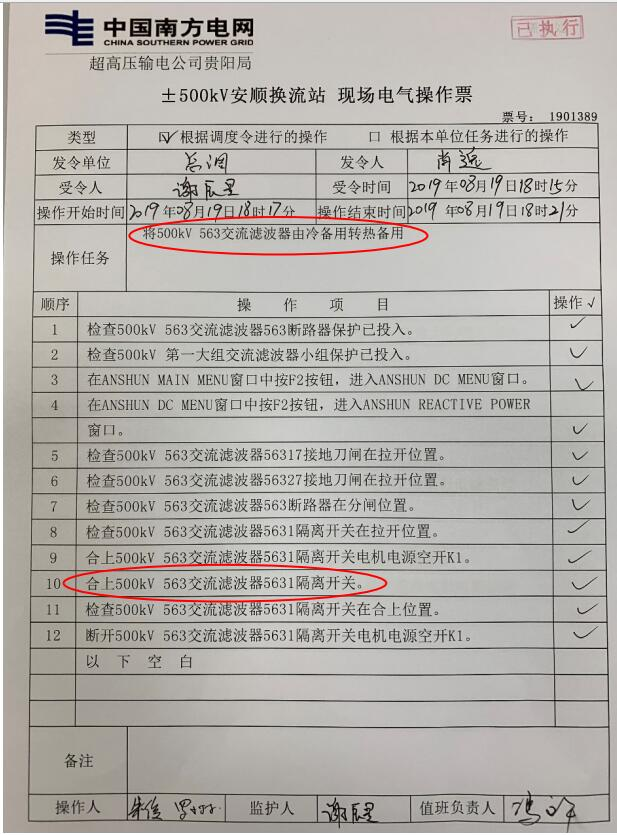
#> input picture antiMissing/operationTicketImages/table_1.jpg, 617 x 835 px, found by its file name; its folder holds only this picture in this run
$ python antiMissimgMain.py
#> lines starting #> are read from the running program, lines starting #| are printed output that depends on the picture
### antiMissing/OperationTicket.py
# -*- coding: utf-8 -*-#
# Author:       weiz
# Date:         2019/11/26 10:53
# Name:         OperationTicket
# Description:  操作票类

import cv2
import numpy as np
import math
import sys

class OperationTicket(object):
    def line_detect(self, image, model=None):
        """
        检测图片中的线
        :param image:
        :param model:
        :return:
        """
        if model != "v":
            model = "horizontal"
        gray = cv2.cvtColor(image, cv2.COLOR_BGR2GRAY)
        edges = cv2.Canny(gray, 50, 150, apertureSize=3)  # apertureSize是sobel算子大小，只能为1,3,5,7
        # 函数将通过步长为1的半径和步长为π/180的角来搜索所有可能的直线
        lines = cv2.HoughLinesP(edges, 1, np.pi / 180, 100, minLineLength=50, maxLineGap=10)
        longest_l = [0, 0, 0, 0]  # 存储水平最长的线
        # 筛选水平或者竖直方向最长的线
        for line in lines:
            x1, y1, x2, y2 = line[0]
            if model == "horizontal":
                if abs(x2 - x1) > abs(longest_l[2] - longest_l[0]):
                    longest_l = [x1, y1, x2, y2]
            else:
                if abs(y2 - y1) > abs(longest_l[3] - longest_l[1]):
                    longest_l = [x1, y1, x2, y2]
            # cv2.line(image, (x1, y1), (x2, y2), (0, 0, 255), 2)
        # cv2.line(image, (longest_l[0], longest_l[1]), (longest_l[2], longest_l[3]), (0, 255, 0), 3)
        # cv2.imshow("line_detect_result", image)
        return longest_l

    def rotate_image(self, img, line=None, degree=None):
        """
        根据line旋转图片
        :param img:
        :param line:
        :param angle:
        :return:
        """
        k = (line[3] - line[1]) / (line[2] - line[0])
        degree = math.atan(k) * 180 / math.pi

        height, width = img.shape[:2]
        # 旋转后图片的宽高
        heightNew = int(
            width * math.fabs(math.sin(math.radians(degree))) + height * math.fabs(math.cos(math.radians(degree))))
        widthNew = int(
            height * math.fabs(math.sin(math.radians(degree))) + width * math.fabs(math.cos(math.radians(degree))))
        # 旋转矩阵
        matRotation = cv2.getRotationMatrix2D((width // 2, height // 2), degree, 1)

        # 加入平移操作,避免将图片旋转到图片区域外
        matRotation[0, 2] += (widthNew - width) // 2
        matRotation[1, 2] += (heightNew - height) // 2

        rotated_img = cv2.warpAffine(img, matRotation, (widthNew, heightNew), borderValue=(0, 0, 0))

        return rotated_img, matRotation

    def segment_image(self, img, hori_line, vert_line, mat_rot):

        # 得到变换后的像素位置
        hori_point1 = np.dot(mat_rot, np.array([[hori_line[0]], [hori_line[1]], [1]]))
        hori_point2 = np.dot(mat_rot, np.array([[hori_line[2]], [hori_line[3]], [1]]))
        vert_point1 = np.dot(mat_rot, np.array([[vert_line[0]], [vert_line[1]], [1]]))
        vert_point2 = np.dot(mat_rot, np.array([[vert_line[2]], [vert_line[3]], [1]]))
        # [6 lines of commented-out code are left out]
        x_loc = [int(hori_point1[0]), int(hori_point2[0]), int(vert_point1[0]), int(vert_point2[0])]
        y_loc = [int(hori_point1[1]), int(hori_point2[1]), int(vert_point1[1]), int(vert_point2[1])]
        x_loc.sort()
        y_loc.sort()
        # [4 lines of commented-out code are left out]
        seg = img[y_loc[0]:y_loc[-1], (x_loc[0] + 4):x_loc[-1]]  # 加4个像素是为了去掉线的宽度

        return seg

    # [11 lines left out: function save_image, not called in this run]

    def BinarizedImage(self, img, thr=None, isReversal=None):
        """
        预处理图片
        :param img: 待预处理的图片
        :param thr: 二值化阈值
        :param isReversal: 是否翻转
        :return:
        """
        if isReversal == None:
            isReversal = True
        if thr == None:
            thr = 110
        if len(img.shape) == 3:
            gray = cv2.cvtColor(img, cv2.COLOR_BGR2GRAY)
        _, thr_img = cv2.threshold(gray, thr, 255, cv2.THRESH_BINARY)
        if isReversal:
            rever_gray = 255 - thr_img
            return rever_gray
        else:
            return thr_img

    def recoTableH(self, img, length=None, color_img=None):
        """
        检测白底黑表格的水平线
        :param img:
        :param length:
        :param color_img: 测试用的参数
        :return:
        """
        if len(img.shape) == 3:
            print("Only accept single channel images！")
            sys.exit()
        if length == None:
            length = 5
        h, w = img.shape
        kernel_h = cv2.getStructuringElement(cv2.MORPH_RECT, (1, length))
        erosion = cv2.erode(img, kernel_h, iterations=1)
        kernel_rect = cv2.getStructuringElement(cv2.MORPH_RECT, (4, 4))
        dilation = cv2.dilate(erosion, kernel_rect, iterations=1)
        # cv2.imshow("dilation", dilation)

        edges = cv2.Canny(dilation, 50, 150, apertureSize=3)
        # cv2.imshow("edges", edges)
        lines = cv2.HoughLinesP(edges, 1, np.pi / 180, 100, minLineLength=100, maxLineGap=30)
        if np.all(lines == None):
            print("Horizontal line detection is zero!")
            return []

        # 表格的左上和右下坐标
        top = 10000
        left = 10000
        right = 0
        buttom = 0
        h_lines = []
        for line in lines:
            x1, y1, x2, y2 = line[0]
            if (x2 - x1) != 0:
                k = (y2 - y1) / (x2 - x1)
                if -0.01 < k < 0.01:  # 过滤非水平线
                    if (abs(x2 - x1) / w) < 0.95:  # 过滤长度大于表格的线
                        h_lines.append([x1, y1, x2, y2])
                        top = min([y1, y2, top])
                        left = min([x1, x2, left])
                        right = max([x1, x2, right])
                        buttom = max([y1, y2, buttom])

        table_h_line = []
        table_h_line.append([left, top, right, top])
        h_lines = np.array(h_lines)
        h_lines = h_lines[np.lexsort(h_lines[:, ::-2].T)]  # 按第二列排序
        for [x1, y1, x2, y2] in h_lines:
            table_x1, table_y1, table_x2, table_y2 = table_h_line[-1]
            if y1 - table_y1 > 5:
                table_h_line.append([left, (y1 + 2), right, (y1 + 2)])

        # 测试使用代码
        # if color_img != None:
        #     for [x1, y1, x2, y2] in table_h_line:
        #         cv2.line(color_img, (x1, y1), (x2, y2), (0, 255, 0), 1)
        # print(len(table_h_line))
        # cv2.line(color_img, (left, top), (right, top), (0, 255, 0), 2)        # 表格的上水平线
        # cv2.line(color_img, (left, buttom), (right, buttom), (0, 255, 0), 2)  # 表格的下水平线
        # cv2.line(color_img, (left, top), (left, buttom), (0, 255, 0), 2)      # 表格的左竖直线
        # cv2.line(color_img, (right, top), (right, buttom), (0, 255, 0), 2)    # 表格的右竖直线
        # cv2.imshow("erosion", color_img)
        # cv2.waitKey(0)
        return table_h_line

    def recoTableV(self, img, table_h_lines, length=None, color_img=None):
        """
        检测白底黑表格的竖直线
        :param img:
        :param table_h_lines:
        :param length:
        :param color_img: 测试用的参数
        :return:
        """
        if len(img.shape) == 3:
            print("Only accept single channel images！")
            sys.exit()
        if length == None:
            length = 5
        h, w = img.shape
        # cv2.imshow("img", img)
        kernel_h = cv2.getStructuringElement(cv2.MORPH_RECT, (length, 1))
        erosion = cv2.erode(img, kernel_h, iterations=1)
        # cv2.imshow("erosion", erosion)
        kernel_rect = cv2.getStructuringElement(cv2.MORPH_RECT, (4, 4))
        dilation = cv2.dilate(erosion, kernel_rect, iterations=1)
        # cv2.imshow("dilation", dilation)

        edges = cv2.Canny(dilation, 50, 150, apertureSize=3)
        # cv2.imshow("edges", edges)
        lines = cv2.HoughLinesP(edges, 1, np.pi / 180, 100, minLineLength=30, maxLineGap=10)
        if np.all(lines == None):
            print("Vertical line detection is zero!")
            return []

        # 表格的左上和右下坐标
        top = table_h_lines[0][1]
        left = table_h_lines[0][0]
        right = table_h_lines[-1][2]
        buttom = table_h_lines[-1][3]
        # print([left, top, right, buttom])
        v_lines = []
        for line in lines:
            x1, y1, x2, y2 = line[0]
            if abs(x2 - x1) < 2:  # 过滤非竖直的线
                if (abs(y2 - y1) / h) < 0.95 and (left < x1 < right):  # 过滤长度大于表格的线且不是A4纸的边缘
                    v_lines.append([x1, y1, x2, y2])

        table_v_line = []
        table_v_line.append([left, top, left, buttom])
        v_lines = np.array(v_lines)
        v_lines = v_lines[np.lexsort(v_lines[:, ::-1].T)]  # 按第1列排序
        # print(v_lines)
        for [x1, y1, x2, y2] in v_lines:
            table_x1, table_y1, table_x2, table_y2 = table_v_line[-1]
            if x1 - table_x1 > 5:
                table_v_line.append([x1, y1, x2, y2])

        table_v_line.append([right, top, right, buttom])

        return table_v_line

    # [103 lines left out: functions isTick_rp, isTick, not called in this run]


# [26 lines that do not run on import are left out]

### antiMissing/antiMissimgMain.py
# -*- coding: utf-8 -*-#
# Author:       weiz
# Date:         2019/11/26 10:22
# Name:         main
# Description:
import os
import cv2
from antiMissing import OperationTicket
import copy
import numpy as np
import sys

operationTicketImagesPath = "./antiMissing/operationTicketImages"              # "./operationTicketImages"
tickTemplatePath = "./antiMissing/tickTemplate"                                # "./tickTemplate"
saveImagePath = "./antiMissing/processedImages/seg_image.jpg"                  # "./processedImages/seg_image.jpg"
top = 6           # 第top水平线开始
bottom = 23       # 第bottom水平线结束


def getFileName(path=None):
    """
    获得某路径下文件名
    :param path:
    :return:
    """
    if path == None:
        path = operationTicketImagesPath
    fileName = os.listdir(path)
    for i, val in enumerate(fileName):
        fileName[i] = path + '/' + val
    # print(fileName)
    return fileName

# [13 lines left out: function showLine, not called in this run]

def read_template(t_templatePath=None):
    """
    读取模板图片
    :return:
    """
    if t_templatePath == None:
        t_templatePath = tickTemplatePath
    name_list = os.listdir(t_templatePath)
    tmp_img_l = []
    for name in name_list:
        path = t_templatePath + '/' + name
        img = cv2.imread(path)
        tmp_img_l.append(img)
    return tmp_img_l

def getROI(h_line, v_line, top, bottom, img=None):
    """
    得到有勾的潜在区域。线的格式是[[x1,y1,x2,y2]]
    :param h_line:
    :param v_line:
    :param top:
    :param buttom:
    :param img: 调试参数
    :return:
    """
    def takeSecond(elem):
        return elem[1]
    h_line.sort(key=takeSecond)  # 对水平线的第二个元素进行排序
    def takeFrist(elem):
        return elem[0]
    v_line.sort(key=takeFrist)   # 对竖直线的第一个元素进行排序

    if len(h_line) > bottom:     # 得到打钩的潜在水平区域
        h_tick = h_line[top:bottom]
    else:
        h_tick = h_line[top:]

    if np.all(img) is not None:
        showLine(h_tick, img)

    rightLine_x = h_tick[0][2]
    secodary = 0
    for line in v_line:
        if 40 < (rightLine_x - line[2]) < 60:
            secodary = line[2]

    if np.all(img) is not None:
        showLine([[secodary, h_tick[0][1], secodary, h_tick[-1][3]]], img)

    rectTick = []    # 矩形框，格式是：[[左上角,右下角]]
    for i, line in enumerate(h_tick):
        if (i + 1) < len(h_tick):
            rectTick.append([secodary, line[1], rightLine_x, h_tick[i+1][1]])

    return rectTick


def getLastTickRect(ot_image, isShow=False):
    """
    得到操作票最后一个勾的区域
    :param ot_image:
    :param isShow:
    :return:
    """
    ot = OperationTicket.OperationTicket()
    # 得到水平和竖直方向最长的线
    longest_h_l = ot.line_detect(ot_image)
    longest_v_l = ot.line_detect(ot_image, model='v')

    # 得到水平方向的线与水平线的夹角，并进行旋转校正
    rotate_img, mat_rot = ot.rotate_image(ot_image, longest_h_l)
    # cv2.imshow("rotate image", rotate_img)

    # 分割出待检测的区域
    seg_image = ot.segment_image(rotate_img, longest_h_l, longest_v_l, mat_rot)

    # 检测水平线
    thr_image = ot.BinarizedImage(seg_image, 150, False)
    table_h_lines = ot.recoTableH(thr_image)
    # showLine(table_h_lines, seg_image)

    # 检测竖直线
    thr_image = ot.BinarizedImage(seg_image, 150, False)
    table_v_lines = ot.recoTableV(thr_image, table_h_lines, color_img=seg_image)
    # showLine(table_v_lines, seg_image)

    detectROI = getROI(table_h_lines, table_v_lines, top, bottom)
    for rect in detectROI:
        cv2.rectangle(seg_image, (rect[0], rect[1]), (rect[2], rect[3]), (0, 0, 255), 2)

    # 读取模板
    tpl_img_list = read_template()
    # 检测待检测区域是否有勾
    isTickList = ot.isTick(seg_image, detectROI, tpl_img_list)


    lastTickRect = []
    for i in range(len(detectROI) - 1, -1, -1):    # 从后往前遍历
        if isTickList[i]:
            if (0 < (i-1)) and (not isTickList[i-1]):  # 考虑折行情况
                lastTickRect.append([0, detectROI[i-1][1], detectROI[i][2], detectROI[i][3]])
            else:
                lastTickRect.append([0, detectROI[i][1], detectROI[i][2], detectROI[i][3]])
            break

    # 显示结果
    if isShow:
        for ind, rect in enumerate(detectROI):
            if isTickList[ind]:
                cv2.rectangle(seg_image, (rect[0], rect[1]), (rect[2], rect[3]), color=(0, 255, 0), thickness=2)
                cv2.putText(seg_image, "Yes", (rect[0], rect[1]), cv2.FONT_HERSHEY_SIMPLEX, 0.4, (0, 255, 0), 1)
            else:
                cv2.rectangle(seg_image, (rect[0], rect[1]), (rect[2], rect[3]), color=(0, 0, 255), thickness=2)
                cv2.putText(seg_image, "No", (rect[0], rect[1]), cv2.FONT_HERSHEY_SIMPLEX, 0.4, (0, 0, 255), 1)
        cv2.imshow("rect", seg_image)
        cv2.waitKey(0)

    if isShow:
        for rect in lastTickRect:
            cv2.rectangle(seg_image, (rect[0], rect[1]), (rect[2], rect[3]), (0, 255, 255), 2)
        cv2.imshow("last tick", seg_image)
        cv2.waitKey(0)

    return lastTickRect


def getMasterCommand(ot_image, isShow=False):
    """
    得到总调命令
    :param ot_image:
    :param isShow:
    :return:
    """
    ot = OperationTicket.OperationTicket()
    # 得到水平和竖直方向最长的线
    longest_h_l = ot.line_detect(ot_image)
    longest_v_l = ot.line_detect(ot_image, model='v')

    # 得到水平方向的线与水平线的夹角，并进行旋转校正
    rotate_img, mat_rot = ot.rotate_image(ot_image, longest_h_l)
    # cv2.imshow("rotate image", rotate_img)

    # 分割出待检测的区域
    seg_image = ot.segment_image(rotate_img, longest_h_l, longest_v_l, mat_rot)

    # 检测水平线
    thr_image = ot.BinarizedImage(seg_image, 150, False)
    table_h_lines = ot.recoTableH(thr_image)
    if isShow:
        showLine(table_h_lines, seg_image)
    lineSpacing = table_h_lines[1][1] - table_h_lines[0][1]
    masterCommandRect = []
    for i in range(len(table_h_lines)):   # 根据总调命令会跨行的特性，得到总调命令的区域
        if table_h_lines[i+1][1] - table_h_lines[i][1] > (2 * lineSpacing - 10):
            masterCommandRect.append([0, table_h_lines[i][1], table_h_lines[i+1][2], table_h_lines[i+1][3]])
            break

    if isShow:
        for rect in masterCommandRect:
            cv2.rectangle(seg_image, (rect[0], rect[1]), (rect[2], rect[3]), (0, 255, 255), 2)
        cv2.imshow("master command rect", seg_image)
        cv2.waitKey(0)

    return masterCommandRect


def getDetectROI(img):
    """
    获得检测的区域，供其他模块调用
    :param img:
    :return:
    """
    try:
        img.shape
    except:
        print("Incorrect input picture!")
        sys.exit()
    ot = OperationTicket.OperationTicket()
    # 得到水平和竖直方向最长的线
    longest_h_l = ot.line_detect(img)
    longest_v_l = ot.line_detect(img, model='v')

    # 得到水平方向的线与水平线的夹角，并进行旋转校正
    rotate_img, mat_rot = ot.rotate_image(img, longest_h_l)
    # cv2.imshow("rotate image", rotate_img)

    # 分割出待检测的区域
    seg_image = ot.segment_image(rotate_img, longest_h_l, longest_v_l, mat_rot)
    # cv2.imshow("seg_image", seg_image)

    # 总调命令区域
    masterCommand = getMasterCommand(img)
    # 最后一个勾的区域
    lastTick = getLastTickRect(img)

    mask = np.zeros(seg_image.shape[0:2], dtype=np.uint8)
    mask[masterCommand[0][1]:masterCommand[0][3], masterCommand[0][0]:masterCommand[0][2]] = 255
    mask[lastTick[0][1]:lastTick[0][3], lastTick[0][0]:lastTick[0][2]] = 255
    seg_image_mask = cv2.bitwise_and(seg_image, seg_image, mask=mask)

    return seg_image_mask


if __name__ == "__main__":
    print("WorkSpace:{}".format(os.getcwd()))
    ot_filepath = getFileName()
    for path in ot_filepath:
        ot_image = cv2.imread(path)
#> ot_image is the input picture: shape (835, 617, 3); mean B, G, R 170.6, 175.2, 178.8
        try:
            ot_image.shape
        except:
            print("This is not a picture:{}".format(path))
            continue
        #cv2.imshow("ot_image", ot_image)

        # ot = OperationTicket.OperationTicket()
        # # 得到水平和竖直方向最长的线
        # longest_h_l = ot.line_detect(ot_image)
        # longest_v_l = ot.line_detect(ot_image, model='v')
        #
        # # 得到水平方向的线与水平线的夹角，并进行旋转校正
        # rotate_img, mat_rot = ot.rotate_image(ot_image, longest_h_l)
        # # cv2.imshow("rotate image", rotate_img)
        #
        # # 分割出待检测的区域
        # seg_image = ot.segment_image(rotate_img, longest_h_l, longest_v_l, mat_rot)
        # #cv2.imshow("seg_image", seg_image)
        #
        # # 总调命令区域
        # masterCommand = getMasterCommand(ot_image)
        # # 最后一个勾的区域
        # lastTick = getLastTickRect(ot_image)
        #
        # mask = np.zeros(seg_image.shape[0:2], dtype=np.uint8)
        # mask[masterCommand[0][1]:masterCommand[0][3], masterCommand[0][0]:masterCommand[0][2]] = 255
        # mask[lastTick[0][1]:lastTick[0][3], lastTick[0][0]:lastTick[0][2]] = 255
        # seg_image_mask = cv2.bitwise_and(seg_image, seg_image, mask=mask)

        seg_image_mask = getDetectROI(ot_image)
#> in line_detect, `edges = cv2.Canny(gray, 50, 150, apertureSize=3)`:
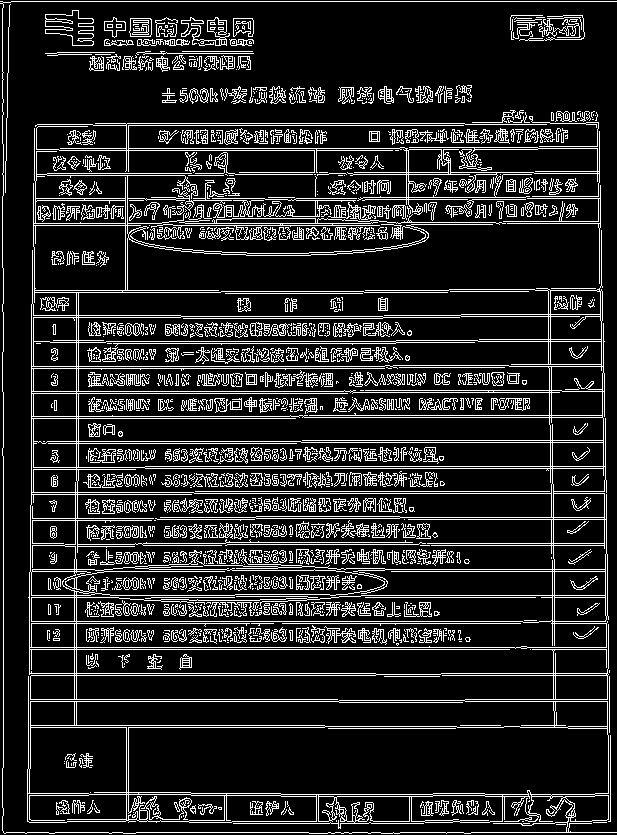
#> edges: shape (835, 617); 15.1% white in thin lines or dots
#> in line_detect, `lines = cv2.HoughLinesP(edges, 1, np.pi / 180, 100, minLineLength=50, ..`: lines = 440 rows, first 6: [0, 1, 616, 1], [3, 767, 3, 392], [29, 673, 375, 673], [29, 647, 608, 647], [29, 623, 520, 623], [136, 832, 308, 832]
#> the loop in line_detect, `for line in lines:` made 440 passes
#> in getDetectROI, `longest_h_l = ot.line_detect(img)`: longest_h_l = [0, 1, 616, 1]
#> the loop in line_detect (call 2), `for line in lines:` made 440 passes
#> in getDetectROI, `longest_v_l = ot.line_detect(img, model='v')`: longest_v_l = [3, 767, 3, 392]
#> in rotate_image, `k = (line[3] - line[1]) / (line[2] - line[0])`: k = 0
#> in rotate_image, `heightNew = int( width * math.fabs(math.sin(math.radians(degree))) + h..`: heightNew = 835
#> in rotate_image, `widthNew = int( height * math.fabs(math.sin(math.radians(degree))) + w..`: widthNew = 617
#> in rotate_image, `matRotation = cv2.getRotationMatrix2D((width // 2, height // 2), degre..`: matRotation = [[1, 0, 0], [0, 1, 0]]
#> in segment_image, `hori_point1 = np.dot(mat_rot, np.array([[hori_line[0]], [hori_line[1]]..`: hori_point1 = [0, 1]
#> in segment_image, `hori_point2 = np.dot(mat_rot, np.array([[hori_line[2]], [hori_line[3]]..`: hori_point2 = [616, 1]
#> in segment_image, `vert_point1 = np.dot(mat_rot, np.array([[vert_line[0]], [vert_line[1]]..`: vert_point1 = [3, 767]
#> in segment_image, `vert_point2 = np.dot(mat_rot, np.array([[vert_line[2]], [vert_line[3]]..`: vert_point2 = [3, 392]
#> in segment_image, `x_loc = [int(hori_point1[0]), int(hori_point2[0]), int(vert_point1[0])..`: x_loc = [0, 616, 3, 3]
#> in segment_image, `y_loc = [int(hori_point1[1]), int(hori_point2[1]), int(vert_point1[1])..`: y_loc = [1, 1, 767, 392]
#> in segment_image, `seg = img[y_loc[0]:y_loc[-1], (x_loc[0] + 4):x_loc[-1]]`:
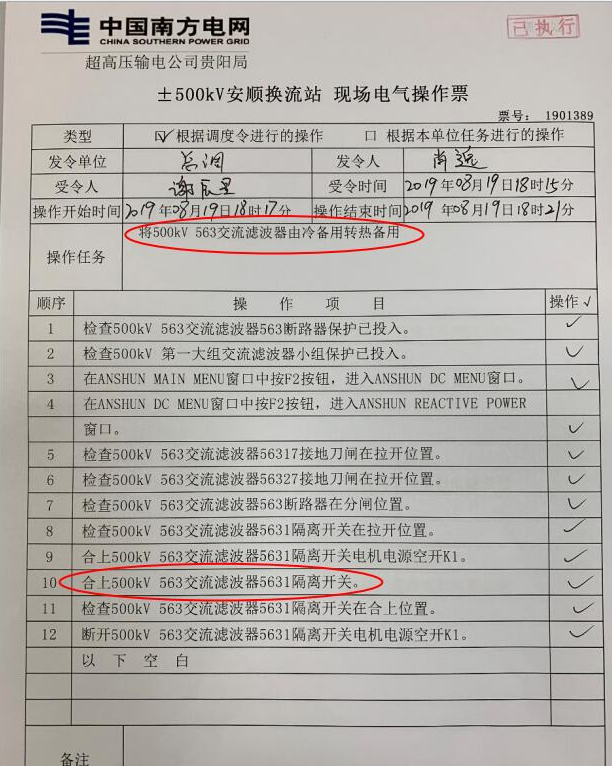
#> seg: shape (766, 612, 3); mean B, G, R 171.6, 176.2, 179.7
#> in BinarizedImage, `_, thr_img = cv2.threshold(gray, thr, 255, cv2.THRESH_BINARY)`:
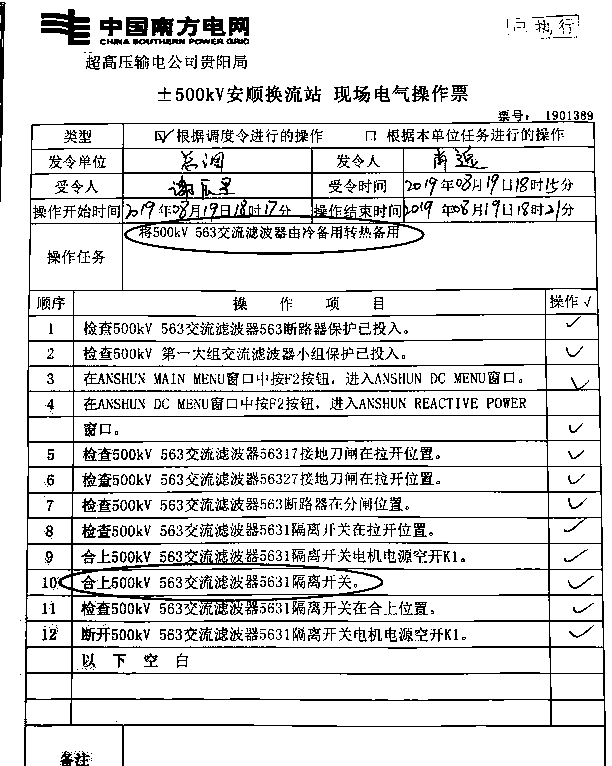
#> thr_img: shape (766, 612); 86.9% white; black in thin lines or dots
#> (the rest of the program and of its run is left out)
